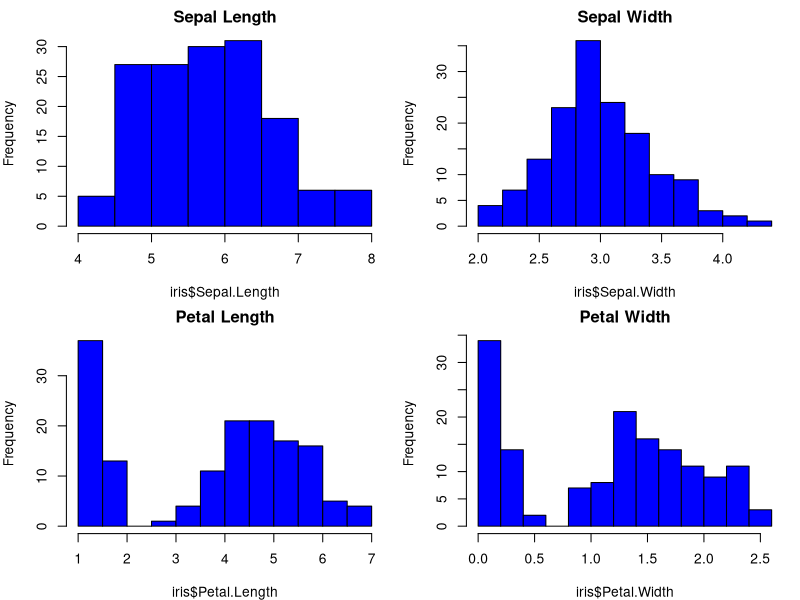
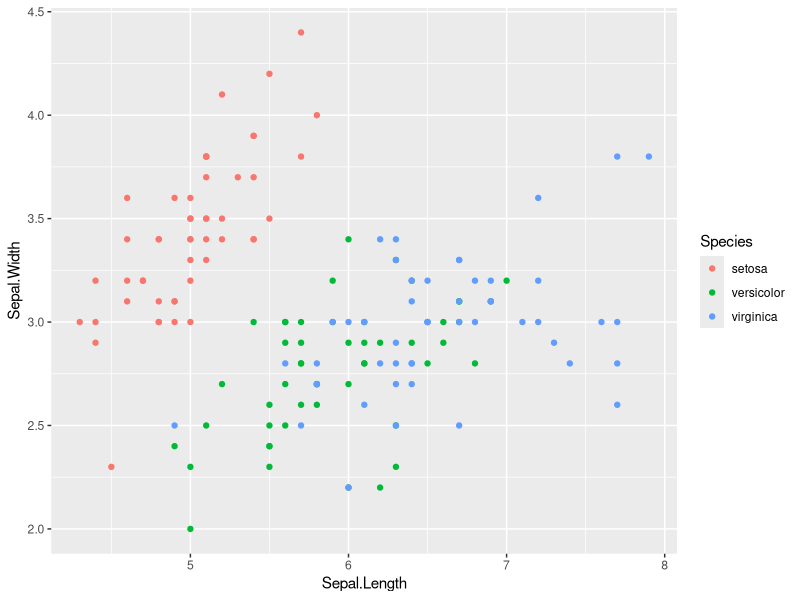
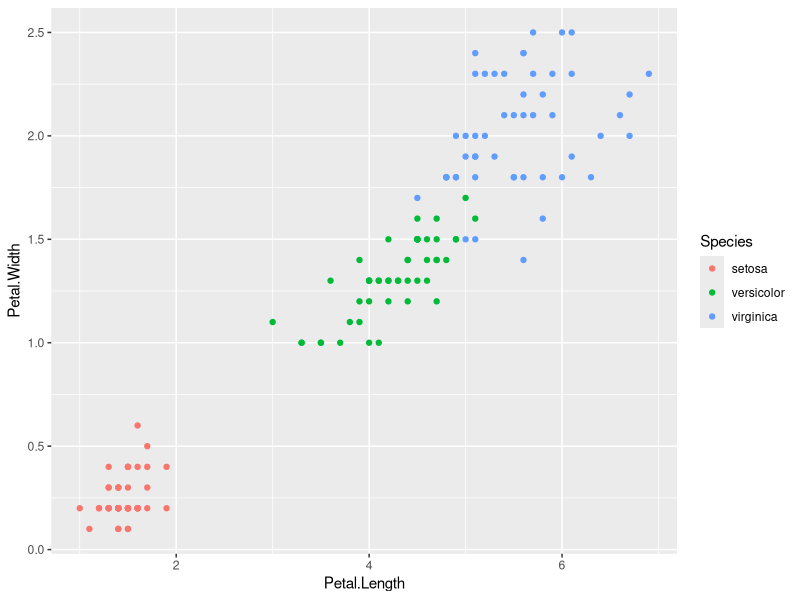

Here is the R script that generated these plots, in order: (Note: this script raises an error after producing the figures.)
library(ggplot2)
iris <- iris

summary(iris)

#calculate standard deviation
apply(iris[, 1:4], 2, sd)  

par(mar = c(4, 4, 2, 1))  
par(mfrow = c(2, 2))  

hist(iris$Sepal.Length, col = 'blue', breaks = 10, main = "Sepal Length")
hist(iris$Sepal.Width, col = 'blue', breaks = 10, main = "Sepal Width")
hist(iris$Petal.Length, col = 'blue', breaks = 10, main = "Petal Length")
hist(iris$Petal.Width, col = 'blue', breaks = 10, main = "Petal Width")

par(mfrow = c(1,1)) 



# plot scatter plot
ggplot(data = iris, aes(x = Sepal.Length, y = Sepal.Width, col = Species)) +
  geom_point()


ggplot(data = iris, aes(x = Petal.Length, y = Petal.Width, col = Species)) +
  geom_point()



library(caret)
cm <- confusionMatrix(predictors, iris$Species)

